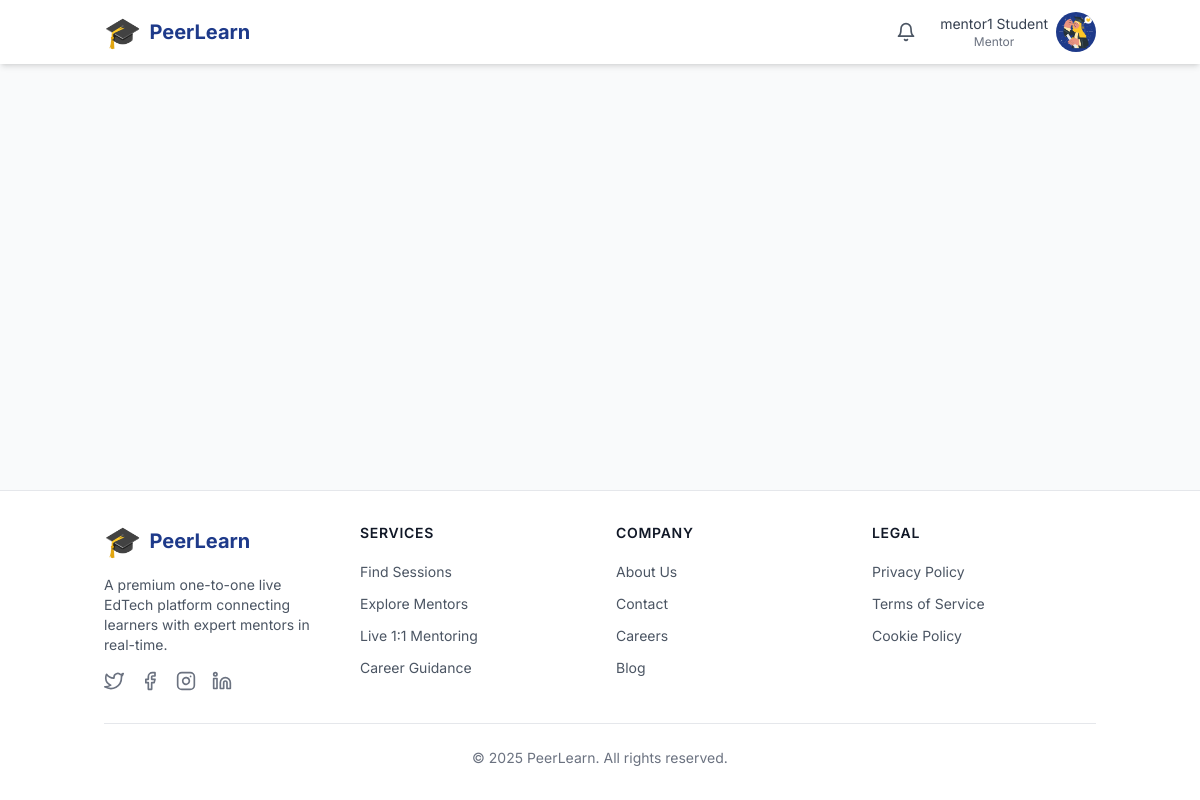
/users/profile/learner/edit/ (signed in), run on the app's committed database.
### apps/users/models.py (models this page shows, shortened)
class CustomUser(AbstractUser):
    LEARNER = 'learner'
    MENTOR = 'mentor'
    ADMIN = 'admin'
    ROLE_CHOICES = [
        (LEARNER, _('Learner')),
        (MENTOR, _('Mentor')),
        (ADMIN, _('Admin')),
    ]
    role = models.CharField(
        max_length=10,
        choices=ROLE_CHOICES,
        default=LEARNER,
        help_text=_('Designates the role of this user in the platform.')
    )
    profile_picture = models.ImageField(
        upload_to='profile_pictures/',
        blank=True,
        null=True
    )
    bio = models.TextField(
        blank=True,
        null=True,
        help_text=_('A brief description about the user.')
    )
    interests = models.JSONField(
        blank=True,
        null=True,
        help_text=_('Topics that the learner is interested in.')
    )
    career_goal = models.CharField(
        max_length=255,
        blank=True,
        null=True,
        help_text=_('Career goal of the learner.')
    )
    expertise = models.JSONField(
        blank=True,
        null=True,
        help_text=_('Areas of expertise for the mentor.')
    )
    skills = models.JSONField(
        blank=True,
        null=True,
        help_text=_('Skills that the mentor possesses.')
    )
    intro_video = models.URLField(
        blank=True,
        null=True,
        help_text=_('URL to an introduction video for the mentor.')
    )
    phone_number = models.CharField(
        max_length=15,
        blank=True,
        null=True,
        help_text=_('Contact phone number.')
    )
    date_updated = models.DateTimeField(
        auto_now=True,
        help_text=_('Date and time when the user profile was last updated.')
    )
    class Meta:
        verbose_name = _('User')
        verbose_name_plural = _('Users')
    @property
    def is_learner(self):
        return self.role == self.LEARNER
    @property
    def is_mentor(self):
        return self.role == self.MENTOR
    def get_dashboard_url(self):
        if self.is_learner:
            return '/users/dashboard/learner/'
        elif self.is_mentor:
            return '/users/dashboard/mentor/'
        elif self.is_admin_user:
            return '/admin/'
        return '/'

### apps/users/views.py (the view, shortened to what this page needs)
# urls.py: path('profile/learner/edit/', views.LearnerProfileUpdateView.as_view(), name='learner_profile_edit'),
@method_decorator(login_required, name='dispatch')
class LearnerProfileUpdateView(UpdateView):
    model = CustomUser
    form_class = LearnerProfileForm
    template_name = 'learners_dash/profile_edit.html'
    success_url = reverse_lazy('learner_dashboard')
    def get_object(self):
        return self.request.user

### templates/learners_dash/profile_edit.html (shortened to what this page needs)
{% extends 'dashboard_base.html' %}
{% load static %}

### templates/includes/dashboard_header.html (shortened to what this page needs)
<header class="bg-white shadow-md sticky top-0 z-30" x-data="{ mobileMenuOpen: false, profileMenuOpen: false, notificationsOpen: false }">
    <div class="container mx-auto px-4 py-3">
        <div class="flex items-center justify-between">
            <div class="flex-shrink-0">
                <a href="{{ user.get_dashboard_url }}" class="flex items-center space-x-2">
                    <span class="text-3xl">🎓</span>
                    <span class="text-xl font-bold text-primary-600 hidden sm:inline-block">PeerLearn</span>
                </a>
            </div>
            <div class="flex items-center space-x-4">
                {% if user.is_authenticated %}
                    <div class="relative" x-data="{ notificationCount: 0 }" x-init="connectNotificationWebSocket && connectNotificationWebSocket()">
                        <button
                            @click="notificationsOpen = !notificationsOpen"
                            class="p-2 text-gray-600 hover:text-primary-600 hover:bg-gray-100 rounded-full relative focus:outline-none"
                            aria-label="View notifications"
                        >
                            <i data-feather="bell" class="w-5 h-5"></i>
                        </button>
                    </div>
                    <div class="relative">
                        <button
                            @click="profileMenuOpen = !profileMenuOpen"
                            class="flex items-center space-x-2 focus:outline-none"
                            aria-label="Open user menu"
                        >
                            <span class="hidden sm:block">
                                <div class="text-sm text-gray-700">{{ user.get_full_name|default:user.username }}</div>
                                <div class="text-xs text-gray-500">{{ user.get_role_display }}</div>
                            </span>
                            <div class="h-10 w-10 rounded-full bg-primary-600 text-white flex items-center justify-center overflow-hidden">
                                {% if user.profile_picture %}
                                    <img src="{{ user.profile_picture.url }}" alt="Profile" class="h-full w-full object-cover">
                                {% else %}
                                    {{ user.username|first|upper }}
                                {% endif %}
                            </div>
                        </button>
                    </div>
                {% else %}
                    <a href="{% url 'users:login' %}" class="text-primary-600 hover:text-primary-800 font-medium">Login</a>
                    <a href="{% url 'users:auth_selector' %}" class="bg-primary-600 text-white hover:bg-primary-700 px-4 py-2 rounded-lg font-medium transition-colors">
                        Sign Up
                    </a>
                {% endif %}
            </div>
        </div>
    </div>
</header>

### templates/dashboard_base.html (style rules this page uses)
html { scroll-behavior: smooth; }
body { font-family: 'Inter', sans-serif; }

### data on the page
CustomUser: get_full_name "mentor1 Student", role "Mentor", profile_picture (picture)
